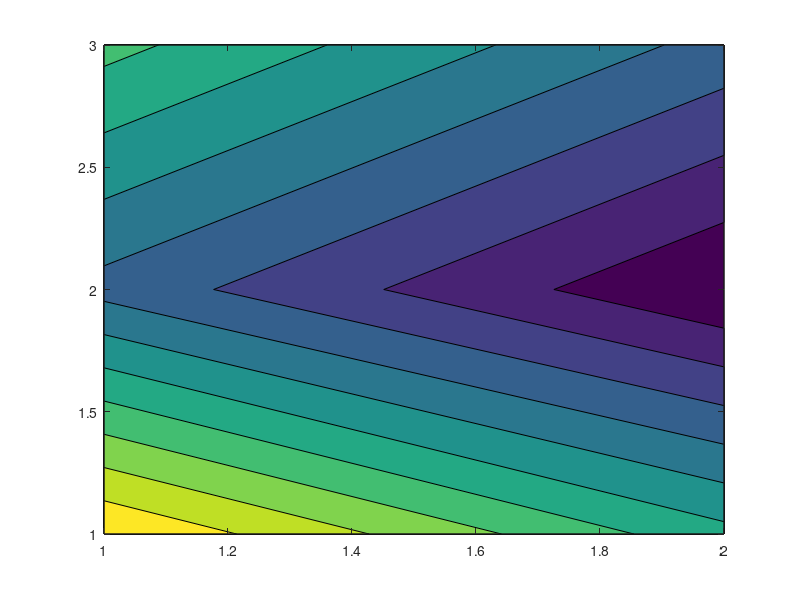

Reproduce this figure in MATLAB. (Note: this script raises an error after producing the figure.)
% figure;
% X= [1,1,1;2,2,2;3,3,3]; %settlement data
% Y = [1,2,3;1,2,3;1,2,3]; %eq dat
% Z = [0.10875,0.08919,0.10073;0.09881,0.06841,0.10029;0.10784,0.08308,0.10129];
% contourf(X,Y,Z)
% colormap parula
% title('Geometric distance(m)','Interpreter','latex','FontSize', 24)
% xlabel('EQ information','Interpreter','latex','FontSize', 24)
% ylabel('Settlement information','Interpreter','latex','FontSize', 24)
% 
% Z2 = [0.1013,0.1666,0.090122;0.0878,0.0974,0.090172;0.101025,0.086134,0.094884];

figure;
Y = [1,1;2,2;3,3]; %settlement data
X = [1,2;1,2;1,2]; %eq dat
Z = [0.122, 0.108;0.100,0.0891;0.111,0.100];
contourf(X,Y,Z)
colormap parula
title('Geometric distance(m)','Interpreter','latex','FontSize', 24)
xlabel('Detailed versus Simplified','Interpreter','latex','FontSize', 24)
ylabel('Settlement information','Interpreter','latex','FontSize', 24)

